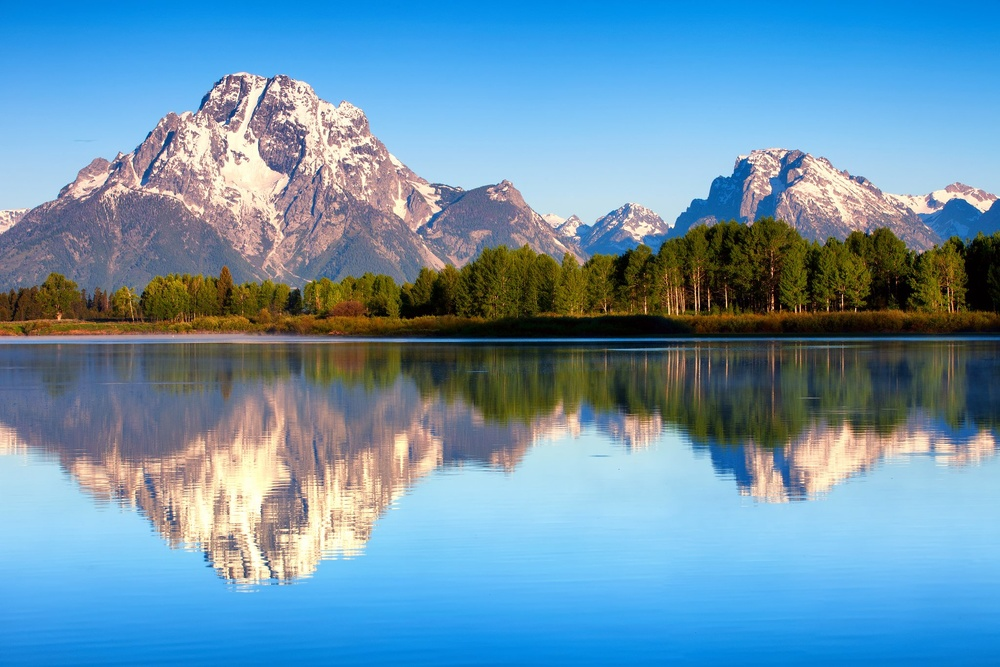
#> input picture lab1/image.jpg, 1000 x 667 px, shrunk from 2048 x 1365 before the run
$ python main.py
#> lines starting #> are read from the running program, lines starting #| are printed output that depends on the picture
# [39 lines of commented-out code are left out]
import cv2
import numpy as np
import matplotlib.pyplot as plt

def histogram_equalization(image):
    # Создаем список для хранения гистограммы яркости
    histogram = [0] * 256

    # Вычисляем количество пикселей в изображении
    total_pixels = image.shape[0] * image.shape[1]

    # Вычисляем гистограмму яркости
    for i in range(image.shape[0]):
        for j in range(image.shape[1]):
            pixel_value = image[i, j]
            histogram[pixel_value] += 1

    # Вычисляем кумулятивную гистограмму
    cumulative_histogram = [sum(histogram[:i+1]) for i in range(len(histogram))]

    # Вычисляем минимальное значение яркости
    min_value = min(cumulative_histogram)

    # Вычисляем масштабирующий коэффициент
    scale = 255 / (total_pixels - min_value)

    # Применяем равномерное выравнивание гистограммы
    equalized_image = image.copy()
    for i in range(image.shape[0]):
        for j in range(image.shape[1]):
            pixel_value = image[i, j]
            equalized_value = int((cumulative_histogram[pixel_value] - min_value) * scale)
            equalized_image[i, j] = equalized_value

    return equalized_image

# Загружаем изображение
input_image = cv2.imread('image.jpg', cv2.IMREAD_GRAYSCALE)
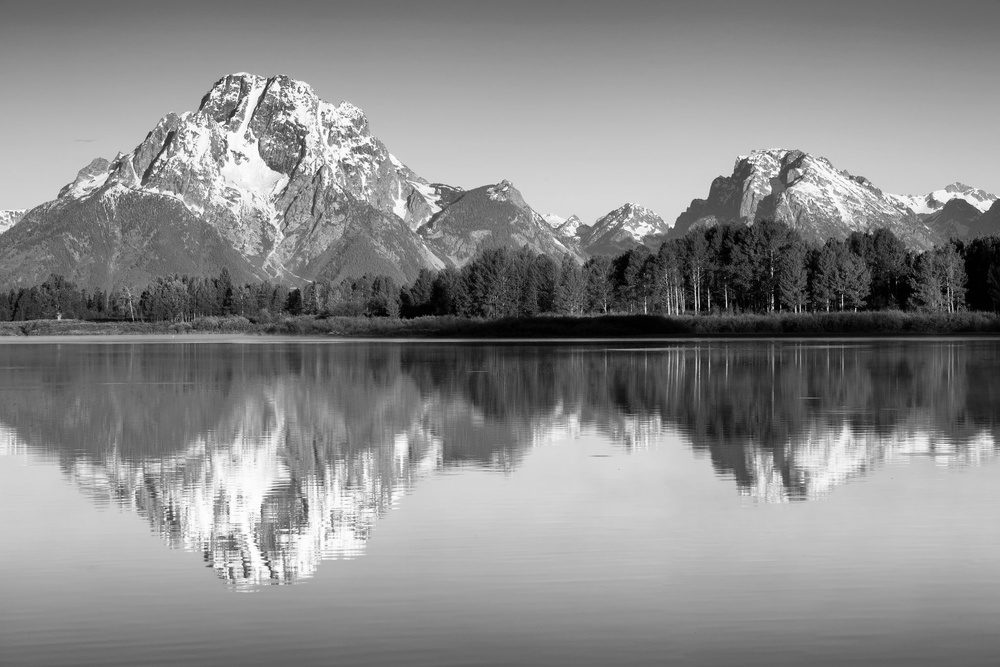
#> input_image: shape (667, 1000); min 0, max 255, mean 137

# Применяем равномерное выравнивание гистограммы
equalized_image = histogram_equalization(input_image)
#> after the loop in histogram_equalization, `for i in range(image.shape[0]):`: histogram = 256 values, max 7735 at index 197, min 133 at index 255, mean 2605.5
#> in histogram_equalization, `cumulative_histogram = [sum(histogram[:i+1]) for i in range(len(histog..`: cumulative_histogram = 256 values from 571 to 667000
#> in histogram_equalization, `min_value = min(cumulative_histogram)`: min_value = 571
#> in histogram_equalization, `scale = 255 / (total_pixels - min_value)`: scale = 0.000383
#> after the loop in histogram_equalization, `for i in range(image.shape[0]):`:
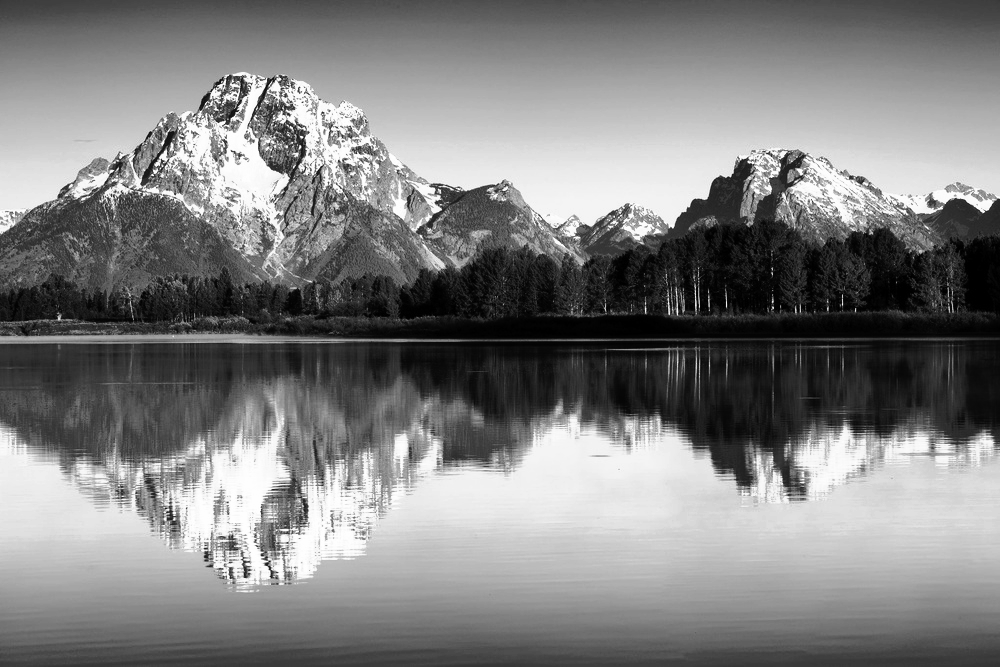
#> equalized_image: shape (667, 1000); min 0, max 255, mean 127.6

# Выводим изображение до и после выравнивания гистограммы
plt.figure(figsize=(12, 6))

plt.subplot(1, 2, 1)
plt.imshow(input_image, cmap='gray')
plt.title('Input Image')
plt.axis('off')

plt.subplot(1, 2, 2)
plt.imshow(equalized_image, cmap='gray')
plt.title('Equalized Image')
plt.axis('off')

plt.show()
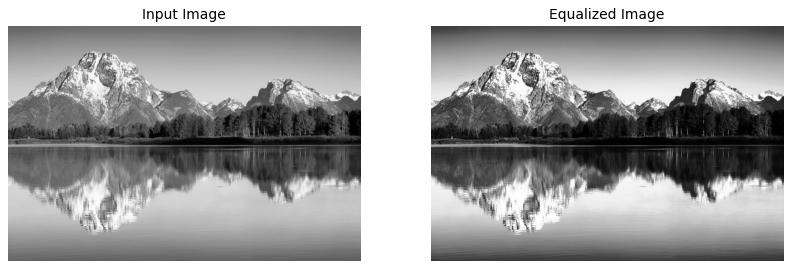
#> figure drawn by matplotlib, 2 panels
